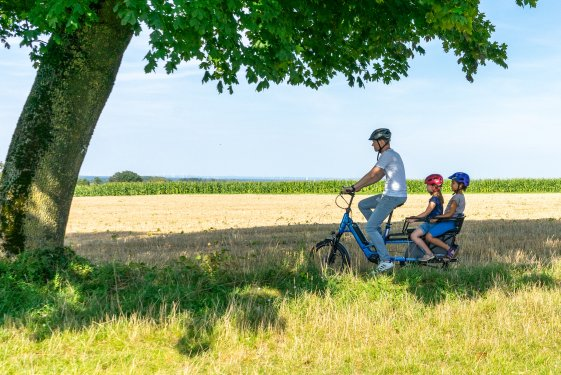
#> input picture Bai2/header4a.jpg, 561 x 375 px
$ python bai2.py   (older library calls are emulated)
#> lines starting #> are read from the running program, lines starting #| are printed output that depends on the picture
import cv2
import numpy as np
import matplotlib.pyplot as plt

# Đọc ảnh
image = cv2.imread('header4a.jpg', cv2.IMREAD_GRAYSCALE)
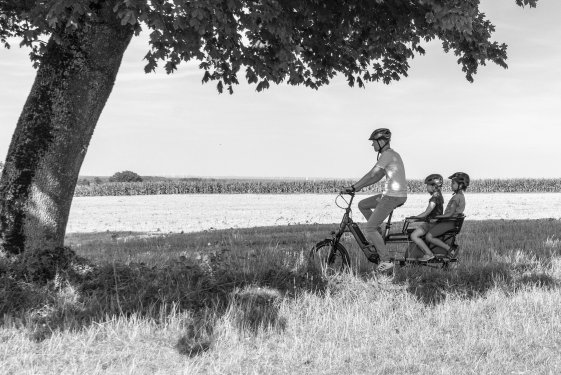
#> image: shape (375, 561); min 0, max 255, mean 152.1

# Toán tử Sobel thủ công
sobelx = np.array([[-1, 0, 1], [-2, 0, 2], [-1, 0, 1]])
sobely = np.array([[-1, -2, -1], [0, 0, 0], [1, 2, 1]])

# Áp dụng Sobel
grad_x = cv2.filter2D(image, cv2.CV_64F, sobelx)
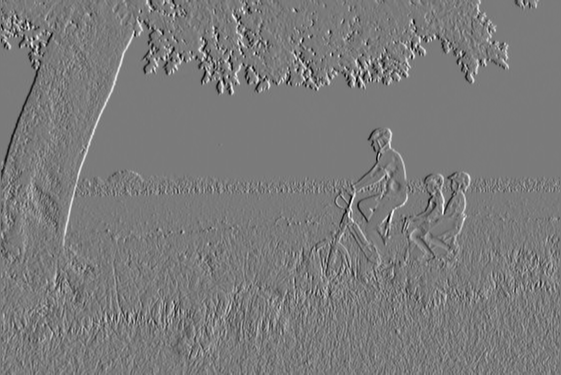
#> grad_x: shape (375, 561) float64; min -735, max 789, mean 0.8; drawn with min black and max white
grad_y = cv2.filter2D(image, cv2.CV_64F, sobely)
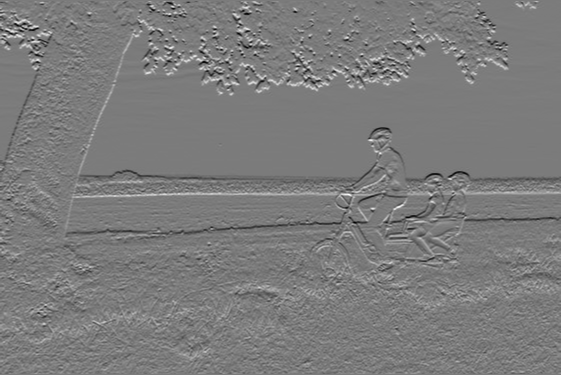
#> grad_y: shape (375, 561) float64; min -756, max 803, mean 2.7; drawn with min black and max white
sobel_combined = cv2.magnitude(grad_x, grad_y)
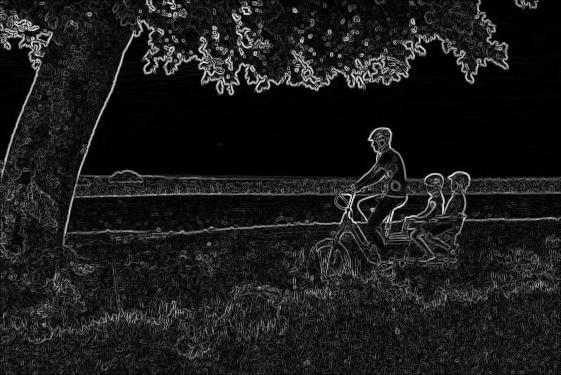
#> sobel_combined: shape (375, 561) float64; min 0, max 831.3, mean 88.1; drawn with min black and max white

# Toán tử Laplacian of Gaussian (LoG) thủ công
log_kernel = np.array([[0, 0, -1, 0, 0],
                       [0, -1, -2, -1, 0],
                       [-1, -2, 16, -2, -1],
                       [0, -1, -2, -1, 0],
                       [0, 0, -1, 0, 0]])

# Áp dụng LoG
log = cv2.filter2D(image, cv2.CV_64F, log_kernel)
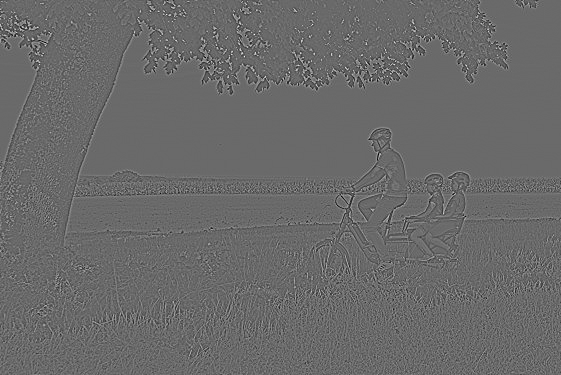
#> log: shape (375, 561) float64; min -1869, max 2623, mean 0; drawn with min black and max white

# Hiển thị kết quả
plt.figure(figsize=(15, 8))
plt.subplot(1, 3, 1), plt.imshow(image, cmap='gray'), plt.title('Hình ảnh gốc')
plt.subplot(1, 3, 2), plt.imshow(sobel_combined, cmap='gray'), plt.title('Phát hiện cạnh Sobel')
plt.subplot(1, 3, 3), plt.imshow(log, cmap='gray'), plt.title('Laplacian của Gaussian (LoG)')
plt.show()
